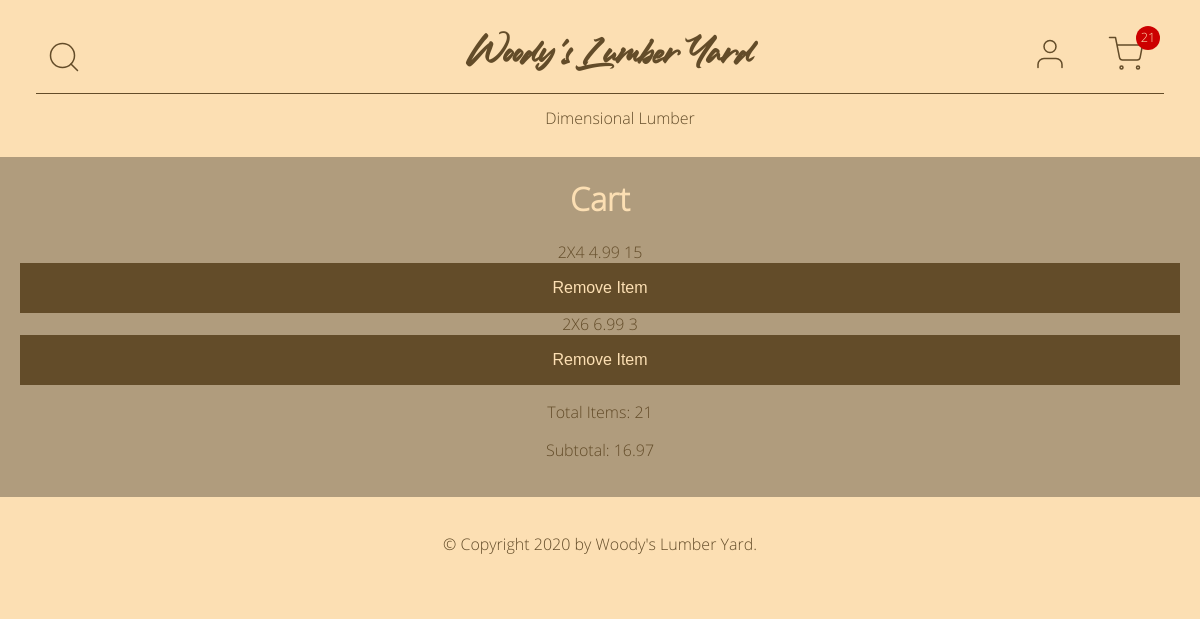
Page /cart (signed in) on the earlier database version.
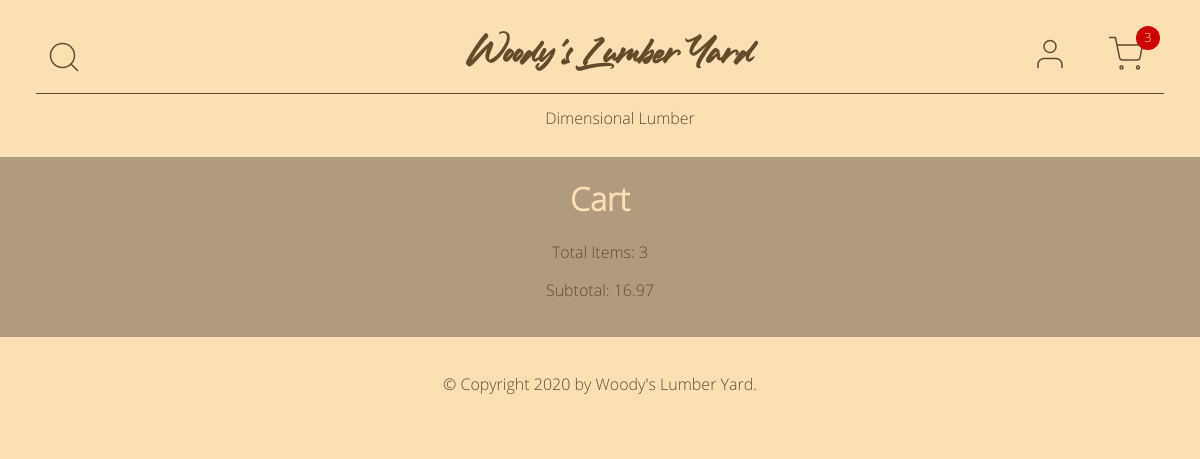
Same page on the later database version.
### online_store/models.py (models this page shows, shortened)
class Cart(db.Model):
    id = db.Column(db.Integer, primary_key=True)
    products = db.relationship("Product", secondary="product_cart_link")
    quantity = db.Column(db.Integer, default=0, nullable=False)
    subtotal = db.Column(db.Numeric(scale=2), default=0, nullable=False)
    user_id = db.Column(db.Integer, db.ForeignKey("user.id"))

class Category(db.Model):
    id = db.Column(db.Integer, primary_key=True)
    name = db.Column(db.String(20), nullable=False)
    link = db.Column(db.String(20), nullable=True)
    products = db.relationship("Product", backref="category", lazy=True)
    date_created = db.Column(db.DateTime, default=datetime.utcnow)
    created_by_id = db.Column(db.Integer, db.ForeignKey("user.id"))

class Product(db.Model):
    id = db.Column(db.Integer, primary_key=True)
    name = db.Column(db.String(100), nullable=False)
    category_id = db.Column(db.Integer, db.ForeignKey("category.id"))
    price = db.Column(db.Numeric(scale=2), nullable=False)
    image = db.Column(db.String(40), nullable=False)
    quantity = db.Column(db.Integer, nullable=False)
    quantity_in_cart = db.Column(db.Integer, default=0, nullable=False)
    date_created = db.Column(db.DateTime, default=datetime.utcnow)
    created_by_id = db.Column(db.Integer, db.ForeignKey("user.id"))
    carts = db.relationship("Cart", secondary="product_cart_link")

### online_store/main/routes.py (the view)
@main.route("/cart", methods=["GET"])
def show_cart():
    categories = Category.query.all()
    cart = Cart.query.filter_by(user_id=current_user.id).first()
    context = {"categories": categories, "cart": cart}
    return render_template("cart.html", **context)

### online_store/models.py (called while the page is built)
@login_manager.user_loader
def load_user(user_id):
    return User.query.get(int(user_id))

### online_store/templates/cart.html (shortened to what this page needs)
{% extends "base.html" %}
{% block content %}
<h1>Cart</h1>
{% for product in cart.products %}
  <div class="product">
    {{ product.name }}
    {{ product.price }}
    {{ product.quantity_in_cart }}
    <button type="button">Remove Item</button>
  </div>
{% endfor %}
<div class="totals">
  <p>Total Items: {{ cart.quantity }}</p>
  <p>Subtotal: {{ cart.subtotal }}</p>
</div>
{% endblock %}

### online_store/templates/base.html (shortened to what this page needs)
<!DOCTYPE html>
<html lang="en">
<head>
  {% block head %}
  <link rel="stylesheet" type="text/css" href="{{ url_for('static', filename='css/main.css') }}">
  {% endblock %}
</head>
<body>
  <header>
    <div class="top-row">
      <div class="search">
        <img class="search-btn" src="/static/assets/search.svg" alt="Search Button">
      </div>
      {% if current_user.is_admin or current_user.is_employee %}
      <h1><a href="{{ url_for('admin.home') }}">Woody's Lumber Yard</a></h1>
      {% else %}
      <h1><a href="{{ url_for('main.home') }}">Woody's Lumber Yard</a></h1>
      {% endif %}
      <div class="user-icons">
        <a href="{{ url_for('users.account') }}">
          <img src="{{ url_for('static', filename='assets/user.svg') }}" alt="My Account">
        </a>
        <a href="{{ url_for('main.show_cart') }}">
          <img class="cart" src="{{ url_for('static', filename='assets/shopping-cart.svg') }}" alt="Shopping Cart">
          <div class="cart-total">{{ cart.quantity }}</div>
        </a>
      </div>
    </div>
    {% if categories %}
    <nav>
      <ul>
        {% for category in categories %}
        <li><a href="/category/{{ category.link }}">{{ category.name }}</a></li>
        {% endfor %}
      </ul>
    </nav>
    {% endif %}
  </header>
  <main>
    {% block content %}{% endblock %}
  </main>
  <footer>
    <p>&copy; Copyright 2020 by <a href="/">Woody's Lumber Yard</a>.</p>
  </footer>
</body>
</html>

### online_store/static/css/main.css (style rules this page uses)
* { box-sizing: border-box; }
body { background-color: #FCDFB3; color: #634C29; font-family: "Open-Sans", sans-serif; margin: 0; text-align: center; }
body header { background-color: #FCDFB3; padding: 36px; padding-bottom: 0; }
body header .top-row { display: flex; flex-direction: row; justify-content: center; align-items: center; justify-content: space-between; }
body header .top-row .search { display: flex; flex-direction: row; justify-content: center; align-items: center; flex-basis: 33%; justify-content: flex-start; margin: 0 10px; }
body header .top-row .search img { height: 36px; cursor: pointer; }
body header .top-row .user-icons { padding: 0; margin: 0; }
body header .top-row .user-icons .cart-total { display: block; position: absolute; color: #FCDFB3; background-color: #CC0000; font-size: 0.8rem; padding-top: 0.15rem; border-radius: 50%; height: 24px; width: 24px; top: 26px; right: 40px; }
body header .top-row .user-icons a { margin: 0 10px; text-decoration: none; }
body header .top-row .user-icons a img { height: 36px; }
body header h1 { flex-basis: 33%; font-family: "Ledgewood", sans-serif; margin: 0; text-align: center; justify-self: center; }
body header h1 a { color: #634C29; text-decoration: none; }
body header .user-icons { display: flex; flex-direction: row; justify-content: center; align-items: center; justify-content: flex-end; flex-basis: 33%; }
body header .user-icons img { margin: 0 10px; }
body header nav { margin: 0; }
body header nav ul { align-items: center; border-top: 1px solid #634C29; display: flex; flex-direction: row; height: 3rem; justify-content: space-around; }
body header nav ul li { display: flex; }
body header nav ul li a { color: #634C29; text-decoration: none; }
body main { background-color: #B09C7D; padding: 20px; }
body main h1 { color: #FCDFB3; font-size: 2rem; margin-top: 0; }
body footer { background-color: #FCDFB3; padding: 20px; }
body footer p a { color: #634C29; text-decoration: none; }

Differences in the rows shown:
no longer on this page (row edited): Product: name "2X4", price "4.99", quantity_in_cart "15"
no longer on this page (row edited): Product: name "2X6", price "6.99", quantity_in_cart "3"
changed Cart: quantity "21" → "3"
